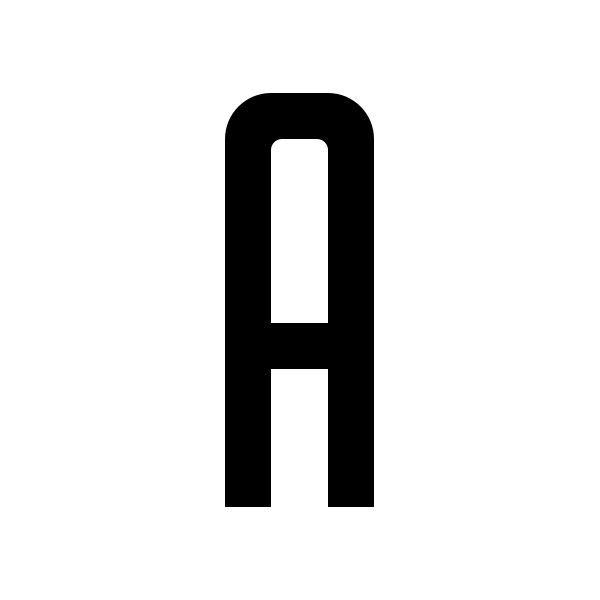
Frame 1 (no input)
Frame 60 (the mouse pressed at the canvas centre just before this capture): identical to frame 1, image omitted
Frame 120 (the mouse held since frame 60 and released just before this capture): identical to frame 1, image omitted

The Processing sketch that drew this single still picture (run headless with seeded random() and noise(); from frame 60 on, the mouse is pressed at the canvas centre):

// Processing sketch: marcas
// ── marcas.pde
/*obs¹: marcas = simbolo + logotipo
* obs²: Precisa serreprodutível; ou seja, deve adotar um padrão que permita sua cópia exata.
*
* Tarefa: Crie uma aplicação que, seguindo a risca o modelo definido por Schmittel, desenha na
* tela a letra “A” da marca da Braun, adotando um módulo de tamanho 50 px.
*
* Veja as imagens que deixei na pasta, seriam meus "rascunhos"
*/

//crio as variaveis
int modulo = 0; 
int raio = 0; 
int largMaior = 0;
int tamAMod = 0; 
int bordaV = 0;
int bordaH = 0;

void settings(){
  size(600,600); //Você pode colocar qualquer LARGURA que o A irá se adaptar (apartir de 800 você terá que aumentar a altura também)
}

void setup(){
  modulo = width/13; //width/13 é pq a largura da imagem de referencia é dividida por 13
  raio = modulo/4; //se você observar a imagem verar que a circuferencia corresponde a um modulo/4, e a grande a modulo * 2
  largMaior = modulo + raio; //também cheguei nessa conclusão observando a imagem. 
  tamAMod = 8; //tamanho do A em modulo. Para deixar ele do tamanho do tamanho das demais letras basta mudar para 6. Caso você queira um A maior, atente-se a altura da interface
  bordaV = (height - (tamAMod*modulo) + modulo)/2;
  bordaH = (width - (modulo + largMaior + modulo))/2; //esse calculo é baseado na imagem de referencia
  
  
  
   //println("Modulo: "+modulo +"\nraio = "+raio+"\nbordaV= "+ bordaV+"\nbordaH = "+bordaH+"\nlargMaior = "+largMaior);
   println("bordaV= "+ bordaV+"\nbordaH = "+bordaH + "\nModulo: "+modulo);
}

void draw(){
  background(255);
  desenhaA();
}

void desenhaA(){
  corpoA();
  arredondaA();
  detalhaA();
}

void corpoA(){
  noStroke();
  fill(0);
  //perna 01 do a
  rect(
    bordaH,
    bordaV,
    modulo,
    modulo * tamAMod
  );
  
  //quadrado do meio
  rect(
    bordaH + modulo,
    bordaV + (modulo * (tamAMod/2)),
    largMaior,
    modulo
  );
  //quadrado do meio de cima
  rect(
    bordaH + modulo,
    bordaV - modulo,
    largMaior,
    modulo
  );
  
  //perna 02 do a
  rect(
    bordaH + modulo + largMaior,
    bordaV,
    modulo,
    modulo * tamAMod
  );
}

void arredondaA(){
  noStroke();
  fill(0);
  //Se você observar na imagem, os circulos maiores possuem um modulo de raio
  ellipse( //elipse 01
    bordaH + modulo,
    bordaV,
    modulo*2,
    modulo*2 
  );
  
  ellipse( //elipse 02
    bordaH + modulo + largMaior,
    bordaV,
    modulo*2,
    modulo*2 
  );
  
  //Quadrado para esconder o restante da elipse
  fill(255);
  rect(
    bordaH + modulo,
    bordaV,
    largMaior,
    modulo
  );
}

void detalhaA(){
  //Quadrados que darão o detalhe arredondado interno, eles tem 1/2 do diametro dos circulos menores mostrado na imagem (1/2 do diametro, logo medem o raio)
  fill(0);
  noStroke();
  
  //quadrado 01
  rect(
    bordaH + modulo,
    bordaV,
    raio,
    raio 
  );
  //quadrado 02
  rect(
    (bordaH + modulo + largMaior) - raio,
    bordaV,
    raio,
    raio 
  );
  
  //ellipses para esconder restante dos quadrados
  fill(255);
  noStroke();
  ellipse(
    bordaH + modulo + raio,
    bordaV + raio,
    raio*2,
    raio*2 
  );
  ellipse(
    (bordaH + modulo + largMaior) - raio,
    bordaV + raio,
    raio*2,
    raio*2 
  );
}
